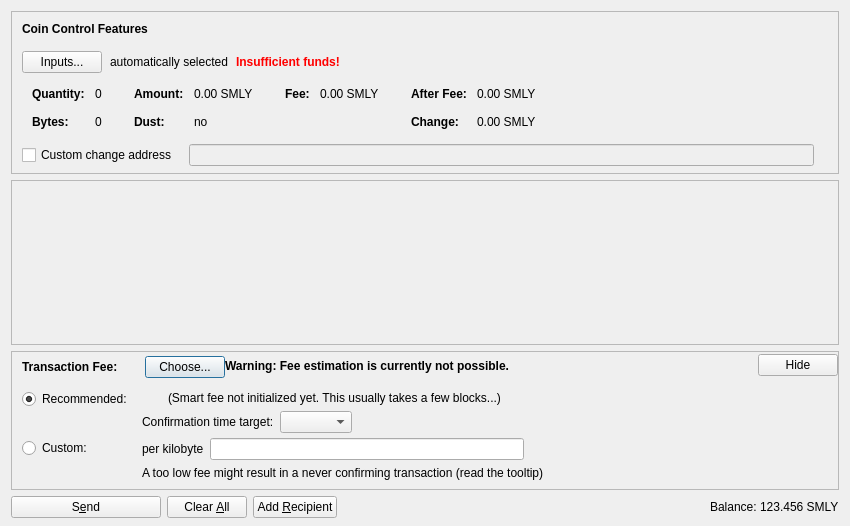
<?xml version="1.0" encoding="UTF-8"?>
<ui version="4.0">
 <class>SendCoinsDialog</class>
 <widget class="QDialog" name="SendCoinsDialog">
  <property name="geometry">
   <rect>
    <x>0</x>
    <y>0</y>
    <width>850</width>
    <height>526</height>
   </rect>
  </property>
  <property name="windowTitle">
   <string>Send Coins</string>
  </property>
  <layout class="QVBoxLayout" name="verticalLayout" stretch="0,1,0,0">
   <property name="bottomMargin">
    <number>8</number>
   </property>
   <item>
    <widget class="QFrame" name="frameCoinControl">
     <property name="sizePolicy">
      <sizepolicy hsizetype="Expanding" vsizetype="Expanding">
       <horstretch>0</horstretch>
       <verstretch>0</verstretch>
      </sizepolicy>
     </property>
     <property name="maximumSize">
      <size>
       <width>16777215</width>
       <height>16777215</height>
      </size>
     </property>
     <property name="frameShape">
      <enum>QFrame::StyledPanel</enum>
     </property>
     <property name="frameShadow">
      <enum>QFrame::Sunken</enum>
     </property>
     <layout class="QVBoxLayout" name="verticalLayoutCoinControl2">
      <property name="spacing">
       <number>0</number>
      </property>
      <property name="leftMargin">
       <number>0</number>
      </property>
      <property name="topMargin">
       <number>0</number>
      </property>
      <property name="rightMargin">
       <number>0</number>
      </property>
      <property name="bottomMargin">
       <number>6</number>
      </property>
      <item>
       <layout class="QVBoxLayout" name="verticalLayoutCoinControl" stretch="0,0,0,0,1">
        <property name="spacing">
         <number>0</number>
        </property>
        <property name="leftMargin">
         <number>10</number>
        </property>
        <property name="topMargin">
         <number>10</number>
        </property>
        <item>
         <layout class="QHBoxLayout" name="horizontalLayoutCoinControl1">
          <property name="bottomMargin">
           <number>15</number>
          </property>
          <item>
           <widget class="QLabel" name="labelCoinControlFeatures">
            <property name="sizePolicy">
             <sizepolicy hsizetype="Preferred" vsizetype="Maximum">
              <horstretch>0</horstretch>
              <verstretch>0</verstretch>
             </sizepolicy>
            </property>
            <property name="font">
             <font>
              <weight>75</weight>
              <bold>true</bold>
             </font>
            </property>
            <property name="styleSheet">
             <string notr="true">font-weight:bold;</string>
            </property>
            <property name="text">
             <string>Coin Control Features</string>
            </property>
           </widget>
          </item>
         </layout>
        </item>
        <item>
         <layout class="QHBoxLayout" name="horizontalLayoutCoinControl2" stretch="0,0,0,0">
          <property name="spacing">
           <number>8</number>
          </property>
          <property name="bottomMargin">
           <number>10</number>
          </property>
          <item>
           <widget class="QPushButton" name="pushButtonCoinControl">
            <property name="styleSheet">
             <string notr="true"/>
            </property>
            <property name="text">
             <string>Inputs...</string>
            </property>
            <property name="autoDefault">
             <bool>false</bool>
            </property>
           </widget>
          </item>
          <item>
           <widget class="QLabel" name="labelCoinControlAutomaticallySelected">
            <property name="text">
             <string>automatically selected</string>
            </property>
            <property name="margin">
             <number>5</number>
            </property>
           </widget>
          </item>
          <item>
           <widget class="QLabel" name="labelCoinControlInsuffFunds">
            <property name="font">
             <font>
              <weight>75</weight>
              <bold>true</bold>
             </font>
            </property>
            <property name="styleSheet">
             <string notr="true">color:red;font-weight:bold;</string>
            </property>
            <property name="text">
             <string>Insufficient funds!</string>
            </property>
            <property name="margin">
             <number>5</number>
            </property>
           </widget>
          </item>
          <item>
           <spacer name="horizontalSpacerCoinControl">
            <property name="orientation">
             <enum>Qt::Horizontal</enum>
            </property>
            <property name="sizeHint" stdset="0">
             <size>
              <width>40</width>
              <height>1</height>
             </size>
            </property>
           </spacer>
          </item>
         </layout>
        </item>
        <item>
         <widget class="QWidget" name="widgetCoinControl" native="true">
          <property name="sizePolicy">
           <sizepolicy hsizetype="Preferred" vsizetype="Preferred">
            <horstretch>0</horstretch>
            <verstretch>0</verstretch>
           </sizepolicy>
          </property>
          <property name="minimumSize">
           <size>
            <width>0</width>
            <height>0</height>
           </size>
          </property>
          <property name="styleSheet">
           <string notr="true"/>
          </property>
          <layout class="QHBoxLayout" name="horizontalLayoutCoinControl5">
           <property name="leftMargin">
            <number>0</number>
           </property>
           <property name="topMargin">
            <number>0</number>
           </property>
           <property name="rightMargin">
            <number>0</number>
           </property>
           <property name="bottomMargin">
            <number>0</number>
           </property>
           <item>
            <layout class="QHBoxLayout" name="horizontalLayoutCoinControl3" stretch="0,0,0,1">
             <property name="spacing">
              <number>20</number>
             </property>
             <property name="topMargin">
              <number>0</number>
             </property>
             <property name="bottomMargin">
              <number>10</number>
             </property>
             <item>
              <layout class="QFormLayout" name="formLayoutCoinControl1">
               <property name="horizontalSpacing">
                <number>10</number>
               </property>
               <property name="verticalSpacing">
                <number>14</number>
               </property>
               <property name="leftMargin">
                <number>10</number>
               </property>
               <property name="topMargin">
                <number>4</number>
               </property>
               <property name="rightMargin">
                <number>6</number>
               </property>
               <item row="0" column="0">
                <widget class="QLabel" name="labelCoinControlQuantityText">
                 <property name="font">
                  <font>
                   <weight>75</weight>
                   <bold>true</bold>
                  </font>
                 </property>
                 <property name="text">
                  <string>Quantity:</string>
                 </property>
                 <property name="margin">
                  <number>0</number>
                 </property>
                </widget>
               </item>
               <item row="0" column="1">
                <widget class="QLabel" name="labelCoinControlQuantity">
                 <property name="cursor">
                  <cursorShape>IBeamCursor</cursorShape>
                 </property>
                 <property name="contextMenuPolicy">
                  <enum>Qt::ActionsContextMenu</enum>
                 </property>
                 <property name="text">
                  <string notr="true">0</string>
                 </property>
                 <property name="margin">
                  <number>0</number>
                 </property>
                 <property name="textInteractionFlags">
                  <set>Qt::LinksAccessibleByMouse|Qt::TextSelectableByKeyboard|Qt::TextSelectableByMouse</set>
                 </property>
                </widget>
               </item>
               <item row="1" column="0">
                <widget class="QLabel" name="labelCoinControlBytesText">
                 <property name="font">
                  <font>
                   <weight>75</weight>
                   <bold>true</bold>
                  </font>
                 </property>
                 <property name="text">
                  <string>Bytes:</string>
                 </property>
                </widget>
               </item>
               <item row="1" column="1">
                <widget class="QLabel" name="labelCoinControlBytes">
                 <property name="cursor">
                  <cursorShape>IBeamCursor</cursorShape>
                 </property>
                 <property name="contextMenuPolicy">
                  <enum>Qt::ActionsContextMenu</enum>
                 </property>
                 <property name="text">
                  <string notr="true">0</string>
                 </property>
                 <property name="textInteractionFlags">
                  <set>Qt::LinksAccessibleByMouse|Qt::TextSelectableByKeyboard|Qt::TextSelectableByMouse</set>
                 </property>
                </widget>
               </item>
              </layout>
             </item>
             <item>
              <layout class="QFormLayout" name="formLayoutCoinControl2">
               <property name="horizontalSpacing">
                <number>10</number>
               </property>
               <property name="verticalSpacing">
                <number>14</number>
               </property>
               <property name="leftMargin">
                <number>6</number>
               </property>
               <property name="topMargin">
                <number>4</number>
               </property>
               <property name="rightMargin">
                <number>6</number>
               </property>
               <item row="0" column="0">
                <widget class="QLabel" name="labelCoinControlAmountText">
                 <property name="font">
                  <font>
                   <weight>75</weight>
                   <bold>true</bold>
                  </font>
                 </property>
                 <property name="text">
                  <string>Amount:</string>
                 </property>
                 <property name="margin">
                  <number>0</number>
                 </property>
                </widget>
               </item>
               <item row="0" column="1">
                <widget class="QLabel" name="labelCoinControlAmount">
                 <property name="cursor">
                  <cursorShape>IBeamCursor</cursorShape>
                 </property>
                 <property name="contextMenuPolicy">
                  <enum>Qt::ActionsContextMenu</enum>
                 </property>
                 <property name="text">
                  <string notr="true">0.00 SMLY</string>
                 </property>
                 <property name="textInteractionFlags">
                  <set>Qt::LinksAccessibleByMouse|Qt::TextSelectableByKeyboard|Qt::TextSelectableByMouse</set>
                 </property>
                </widget>
               </item>
               <item row="1" column="0">
                <widget class="QLabel" name="labelCoinControlLowOutputText">
                 <property name="font">
                  <font>
                   <weight>75</weight>
                   <bold>true</bold>
                  </font>
                 </property>
                 <property name="text">
                  <string>Dust:</string>
                 </property>
                </widget>
               </item>
               <item row="1" column="1">
                <widget class="QLabel" name="labelCoinControlLowOutput">
                 <property name="cursor">
                  <cursorShape>IBeamCursor</cursorShape>
                 </property>
                 <property name="contextMenuPolicy">
                  <enum>Qt::ActionsContextMenu</enum>
                 </property>
                 <property name="text">
                  <string notr="true">no</string>
                 </property>
                 <property name="textInteractionFlags">
                  <set>Qt::LinksAccessibleByMouse|Qt::TextSelectableByKeyboard|Qt::TextSelectableByMouse</set>
                 </property>
                </widget>
               </item>
              </layout>
             </item>
             <item>
              <layout class="QFormLayout" name="formLayoutCoinControl3">
               <property name="horizontalSpacing">
                <number>10</number>
               </property>
               <property name="verticalSpacing">
                <number>14</number>
               </property>
               <property name="leftMargin">
                <number>6</number>
               </property>
               <property name="topMargin">
                <number>4</number>
               </property>
               <property name="rightMargin">
                <number>6</number>
               </property>
               <item row="0" column="0">
                <widget class="QLabel" name="labelCoinControlFeeText">
                 <property name="font">
                  <font>
                   <weight>75</weight>
                   <bold>true</bold>
                  </font>
                 </property>
                 <property name="text">
                  <string>Fee:</string>
                 </property>
                 <property name="margin">
                  <number>0</number>
                 </property>
                </widget>
               </item>
               <item row="0" column="1">
                <widget class="QLabel" name="labelCoinControlFee">
                 <property name="cursor">
                  <cursorShape>IBeamCursor</cursorShape>
                 </property>
                 <property name="contextMenuPolicy">
                  <enum>Qt::ActionsContextMenu</enum>
                 </property>
                 <property name="text">
                  <string notr="true">0.00 SMLY</string>
                 </property>
                 <property name="textInteractionFlags">
                  <set>Qt::LinksAccessibleByMouse|Qt::TextSelectableByKeyboard|Qt::TextSelectableByMouse</set>
                 </property>
                </widget>
               </item>
              </layout>
             </item>
             <item>
              <layout class="QFormLayout" name="formLayoutCoinControl4">
               <property name="horizontalSpacing">
                <number>10</number>
               </property>
               <property name="verticalSpacing">
                <number>14</number>
               </property>
               <property name="leftMargin">
                <number>6</number>
               </property>
               <property name="topMargin">
                <number>4</number>
               </property>
               <property name="rightMargin">
                <number>6</number>
               </property>
               <item row="0" column="0">
                <widget class="QLabel" name="labelCoinControlAfterFeeText">
                 <property name="font">
                  <font>
                   <weight>75</weight>
                   <bold>true</bold>
                  </font>
                 </property>
                 <property name="text">
                  <string>After Fee:</string>
                 </property>
                 <property name="margin">
                  <number>0</number>
                 </property>
                </widget>
               </item>
               <item row="0" column="1">
                <widget class="QLabel" name="labelCoinControlAfterFee">
                 <property name="cursor">
                  <cursorShape>IBeamCursor</cursorShape>
                 </property>
                 <property name="contextMenuPolicy">
                  <enum>Qt::ActionsContextMenu</enum>
                 </property>
                 <property name="text">
                  <string notr="true">0.00 SMLY</string>
                 </property>
                 <property name="textInteractionFlags">
                  <set>Qt::LinksAccessibleByMouse|Qt::TextSelectableByKeyboard|Qt::TextSelectableByMouse</set>
                 </property>
                </widget>
               </item>
               <item row="1" column="0">
                <widget class="QLabel" name="labelCoinControlChangeText">
                 <property name="font">
                  <font>
                   <weight>75</weight>
                   <bold>true</bold>
                  </font>
                 </property>
                 <property name="text">
                  <string>Change:</string>
                 </property>
                </widget>
               </item>
               <item row="1" column="1">
                <widget class="QLabel" name="labelCoinControlChange">
                 <property name="cursor">
                  <cursorShape>IBeamCursor</cursorShape>
                 </property>
                 <property name="contextMenuPolicy">
                  <enum>Qt::ActionsContextMenu</enum>
                 </property>
                 <property name="text">
                  <string notr="true">0.00 SMLY</string>
                 </property>
                 <property name="textInteractionFlags">
                  <set>Qt::LinksAccessibleByMouse|Qt::TextSelectableByKeyboard|Qt::TextSelectableByMouse</set>
                 </property>
                </widget>
               </item>
              </layout>
             </item>
            </layout>
           </item>
          </layout>
         </widget>
        </item>
        <item>
         <layout class="QHBoxLayout" name="horizontalLayoutCoinControl4" stretch="0,0,0">
          <property name="spacing">
           <number>12</number>
          </property>
          <property name="sizeConstraint">
           <enum>QLayout::SetDefaultConstraint</enum>
          </property>
          <property name="topMargin">
           <number>5</number>
          </property>
          <property name="rightMargin">
           <number>5</number>
          </property>
          <item>
           <widget class="QCheckBox" name="checkBoxCoinControlChange">
            <property name="toolTip">
             <string>If this is activated, but the change address is empty or invalid, change will be sent to a newly generated address.</string>
            </property>
            <property name="text">
             <string>Custom change address</string>
            </property>
           </widget>
          </item>
          <item>
           <widget class="QValidatedLineEdit" name="lineEditCoinControlChange">
            <property name="enabled">
             <bool>false</bool>
            </property>
            <property name="sizePolicy">
             <sizepolicy hsizetype="Expanding" vsizetype="Fixed">
              <horstretch>0</horstretch>
              <verstretch>0</verstretch>
             </sizepolicy>
            </property>
           </widget>
          </item>
          <item>
           <widget class="QLabel" name="labelCoinControlChangeLabel">
            <property name="sizePolicy">
             <sizepolicy hsizetype="Preferred" vsizetype="Expanding">
              <horstretch>0</horstretch>
              <verstretch>0</verstretch>
             </sizepolicy>
            </property>
            <property name="minimumSize">
             <size>
              <width>0</width>
              <height>0</height>
             </size>
            </property>
            <property name="text">
             <string/>
            </property>
            <property name="margin">
             <number>3</number>
            </property>
           </widget>
          </item>
         </layout>
        </item>
        <item>
         <spacer name="verticalSpacerCoinControl">
          <property name="orientation">
           <enum>Qt::Vertical</enum>
          </property>
          <property name="sizeHint" stdset="0">
           <size>
            <width>800</width>
            <height>1</height>
           </size>
          </property>
         </spacer>
        </item>
       </layout>
      </item>
     </layout>
    </widget>
   </item>
   <item>
    <widget class="QScrollArea" name="scrollArea">
     <property name="widgetResizable">
      <bool>true</bool>
     </property>
     <widget class="QWidget" name="scrollAreaWidgetContents">
      <property name="geometry">
       <rect>
        <x>0</x>
        <y>0</y>
        <width>830</width>
        <height>104</height>
       </rect>
      </property>
      <layout class="QVBoxLayout" name="verticalLayout_2" stretch="0,1">
       <property name="leftMargin">
        <number>0</number>
       </property>
       <property name="topMargin">
        <number>0</number>
       </property>
       <property name="rightMargin">
        <number>0</number>
       </property>
       <property name="bottomMargin">
        <number>0</number>
       </property>
       <item>
        <layout class="QVBoxLayout" name="entries">
         <property name="spacing">
          <number>6</number>
         </property>
        </layout>
       </item>
       <item>
        <spacer name="verticalSpacer">
         <property name="orientation">
          <enum>Qt::Vertical</enum>
         </property>
         <property name="sizeHint" stdset="0">
          <size>
           <width>20</width>
           <height>40</height>
          </size>
         </property>
        </spacer>
       </item>
      </layout>
     </widget>
    </widget>
   </item>
   <item>
    <widget class="QFrame" name="frameFee">
     <property name="sizePolicy">
      <sizepolicy hsizetype="Expanding" vsizetype="Expanding">
       <horstretch>0</horstretch>
       <verstretch>0</verstretch>
      </sizepolicy>
     </property>
     <property name="maximumSize">
      <size>
       <width>16777215</width>
       <height>16777215</height>
      </size>
     </property>
     <property name="frameShape">
      <enum>QFrame::StyledPanel</enum>
     </property>
     <property name="frameShadow">
      <enum>QFrame::Sunken</enum>
     </property>
     <layout class="QVBoxLayout" name="verticalLayoutFee1">
      <property name="spacing">
       <number>0</number>
      </property>
      <property name="leftMargin">
       <number>0</number>
      </property>
      <property name="topMargin">
       <number>0</number>
      </property>
      <property name="rightMargin">
       <number>0</number>
      </property>
      <property name="bottomMargin">
       <number>0</number>
      </property>
      <item>
       <layout class="QVBoxLayout" name="verticalLayoutFee2" stretch="0,0,0">
        <property name="spacing">
         <number>0</number>
        </property>
        <property name="leftMargin">
         <number>10</number>
        </property>
        <property name="topMargin">
         <number>0</number>
        </property>
        <item>
         <layout class="QHBoxLayout" name="horizontalLayoutFee1">
          <property name="bottomMargin">
           <number>0</number>
          </property>
          <item>
           <layout class="QVBoxLayout" name="verticalLayoutFee7">
            <property name="spacing">
             <number>0</number>
            </property>
            <item>
             <spacer name="verticalSpacerSmartFee">
              <property name="orientation">
               <enum>Qt::Vertical</enum>
              </property>
              <property name="sizeType">
               <enum>QSizePolicy::Fixed</enum>
              </property>
              <property name="sizeHint" stdset="0">
               <size>
                <width>1</width>
                <height>4</height>
               </size>
              </property>
             </spacer>
            </item>
            <item>
             <layout class="QHBoxLayout" name="horizontalLayoutSmartFee">
              <property name="spacing">
               <number>10</number>
              </property>
              <item>
               <widget class="QLabel" name="labelFeeHeadline">
                <property name="sizePolicy">
                 <sizepolicy hsizetype="Preferred" vsizetype="Maximum">
                  <horstretch>0</horstretch>
                  <verstretch>0</verstretch>
                 </sizepolicy>
                </property>
                <property name="font">
                 <font>
                  <weight>75</weight>
                  <bold>true</bold>
                 </font>
                </property>
                <property name="styleSheet">
                 <string notr="true">font-weight:bold;</string>
                </property>
                <property name="text">
                 <string>Transaction Fee:</string>
                </property>
               </widget>
              </item>
              <item>
               <widget class="QLabel" name="labelFeeMinimized">
                <property name="text">
                 <string/>
                </property>
               </widget>
              </item>
              <item>
               <widget class="QPushButton" name="buttonChooseFee">
                <property name="text">
                 <string>Choose...</string>
                </property>
               </widget>
              </item>
             </layout>
            </item>
            <item>
             <spacer name="verticalSpacer_5">
              <property name="orientation">
               <enum>Qt::Vertical</enum>
              </property>
              <property name="sizeHint" stdset="0">
               <size>
                <width>1</width>
                <height>1</height>
               </size>
              </property>
             </spacer>
            </item>
           </layout>
          </item>
          <item>
           <widget class="QLabel" name="fallbackFeeWarningLabel">
            <property name="toolTip">
             <string>Using the fallbackfee can result in sending a transaction that will take several hours or days (or never) to confirm. Consider choosing your fee manually or wait until you have validated the complete chain.</string>
            </property>
            <property name="font">
            <font>
                <weight>75</weight>
                <bold>true</bold>
            </font>
            </property>
            <property name="text">
             <string>Warning: Fee estimation is currently not possible.</string>
            </property>
            <property name="wordWrap">
             <bool>false</bool>
            </property>
           </widget>
          </item>
          <item>
           <spacer name="horizontalSpacer_4">
            <property name="orientation">
             <enum>Qt::Horizontal</enum>
            </property>
            <property name="sizeType">
             <enum>QSizePolicy::MinimumExpanding</enum>
            </property>
            <property name="sizeHint" stdset="0">
             <size>
              <width>40</width>
              <height>20</height>
             </size>
            </property>
           </spacer>
          </item>
          <item>
           <widget class="QPushButton" name="buttonMinimizeFee">
            <property name="toolTip">
             <string>collapse fee-settings</string>
            </property>
            <property name="text">
             <string>Hide</string>
            </property>
           </widget>
          </item>
         </layout>
        </item>
        <item>
         <widget class="QFrame" name="frameFeeSelection">
          <layout class="QVBoxLayout" name="verticalLayoutFee12">
           <property name="spacing">
            <number>0</number>
           </property>
           <property name="leftMargin">
            <number>0</number>
           </property>
           <property name="topMargin">
            <number>0</number>
           </property>
           <property name="rightMargin">
            <number>0</number>
           </property>
           <property name="bottomMargin">
            <number>0</number>
           </property>
           <item>
            <layout class="QGridLayout" name="gridLayoutFee">
             <property name="topMargin">
              <number>10</number>
             </property>
             <property name="bottomMargin">
              <number>4</number>
             </property>
             <property name="horizontalSpacing">
              <number>10</number>
             </property>
             <property name="verticalSpacing">
              <number>4</number>
             </property>
             <item row="1" column="1">
              <layout class="QVBoxLayout" name="verticalLayoutFee8">
               <property name="spacing">
                <number>6</number>
               </property>
               <item>
                <layout class="QHBoxLayout" name="horizontalLayoutFee13">
                 <item>
                  <widget class="QLabel" name="labelCustomPerKilobyte">
                   <property name="toolTip">
                    <string>Specify a custom fee per kB (1,000 bytes) of the transaction's virtual size.

Note:  Since the fee is calculated on a per-byte basis, a fee of "100 satoshis per kB" for a transaction size of 500 bytes (half of 1 kB) would ultimately yield a fee of only 50 satoshis.</string>
                   </property>
                   <property name="text">
                    <string>per kilobyte</string>
                   </property>
                  </widget>
                 </item>
                 <item>
                  <widget class="BitcoinAmountField" name="customFee"/>
                 </item>
                 <item>
                  <spacer name="horizontalSpacer_6">
                   <property name="orientation">
                    <enum>Qt::Horizontal</enum>
                   </property>
                   <property name="sizeHint" stdset="0">
                    <size>
                     <width>1</width>
                     <height>1</height>
                    </size>
                   </property>
                  </spacer>
                 </item>
                </layout>
               </item>
               <item>
                <layout class="QHBoxLayout" name="horizontalLayoutFee8">
                 <item>
                  <widget class="QLabel" name="labelCustomFeeWarning">
                   <property name="enabled">
                    <bool>true</bool>
                   </property>
                   <property name="toolTip">
                    <string>When there is less transaction volume than space in the blocks, miners as well as relaying nodes may enforce a minimum fee. Paying only this minimum fee is just fine, but be aware that this can result in a never confirming transaction once there is more demand for smileycoin transactions than the network can process.</string>
                   </property>
                   <property name="text">
                    <string>A too low fee might result in a never confirming transaction (read the tooltip)</string>
                   </property>
                  </widget>
                 </item>
                 <item>
                  <spacer name="horizontalSpacer_2">
                   <property name="orientation">
                    <enum>Qt::Horizontal</enum>
                   </property>
                   <property name="sizeHint" stdset="0">
                    <size>
                     <width>1</width>
                     <height>1</height>
                    </size>
                   </property>
                  </spacer>
                 </item>
                </layout>
               </item>
              </layout>
             </item>
             <item row="0" column="0">
              <layout class="QVBoxLayout" name="verticalLayoutFee4" stretch="0,1">
               <item>
                <widget class="QRadioButton" name="radioSmartFee">
                 <property name="text">
                  <string>Recommended:</string>
                 </property>
                 <property name="checked">
                  <bool>true</bool>
                 </property>
                 <attribute name="buttonGroup">
                  <string notr="true">groupFee</string>
                 </attribute>
                </widget>
               </item>
               <item>
                <spacer name="verticalSpacer_2">
                 <property name="orientation">
                  <enum>Qt::Vertical</enum>
                 </property>
                 <property name="sizeHint" stdset="0">
                  <size>
                   <width>1</width>
                   <height>1</height>
                  </size>
                 </property>
                </spacer>
               </item>
              </layout>
             </item>
             <item row="1" column="0">
              <layout class="QVBoxLayout" name="verticalLayoutFee9" stretch="0,1">
               <item>
                <widget class="QRadioButton" name="radioCustomFee">
                 <property name="text">
                  <string>Custom:</string>
                 </property>
                 <attribute name="buttonGroup">
                  <string notr="true">groupFee</string>
                 </attribute>
                </widget>
               </item>
               <item>
                <spacer name="verticalSpacer_6">
                 <property name="orientation">
                  <enum>Qt::Vertical</enum>
                 </property>
                 <property name="sizeHint" stdset="0">
                  <size>
                   <width>1</width>
                   <height>1</height>
                  </size>
                 </property>
                </spacer>
               </item>
              </layout>
             </item>
             <item row="0" column="1">
              <layout class="QVBoxLayout" name="verticalLayoutFee3" stretch="0,0,1">
               <property name="spacing">
                <number>6</number>
               </property>
               <property name="topMargin">
                <number>2</number>
               </property>
               <item>
                <layout class="QHBoxLayout" name="horizontalLayoutFee12">
                 <item>
                  <widget class="QLabel" name="labelSmartFee">
                   <property name="text">
                    <string/>
                   </property>
                  </widget>
                 </item>
                 <item>
                  <widget class="QLabel" name="labelFeeEstimation">
                   <property name="text">
                    <string/>
                   </property>
                  </widget>
                 </item>
                 <item>
                  <widget class="QLabel" name="labelSmartFee2">
                   <property name="text">
                    <string>(Smart fee not initialized yet. This usually takes a few blocks...)</string>
                   </property>
                  </widget>
                 </item>
                 <item>
                  <spacer name="horizontalSpacer_5">
                   <property name="orientation">
                    <enum>Qt::Horizontal</enum>
                   </property>
                   <property name="sizeHint" stdset="0">
                    <size>
                     <width>1</width>
                     <height>1</height>
                    </size>
                   </property>
                  </spacer>
                 </item>
                </layout>
               </item>
               <item>
                <layout class="QHBoxLayout" name="horizontalLayoutFee9">
                 <item>
                  <layout class="QVBoxLayout" name="verticalLayoutFee6">
                   <item>
                    <widget class="QLabel" name="labelSmartFee3">
                     <property name="text">
                      <string>Confirmation time target:</string>
                     </property>
                    </widget>
                   </item>
                  </layout>
                 </item>
                 <item>
                  <layout class="QVBoxLayout" name="verticalLayoutFee5">
                   <property name="rightMargin">
                    <number>30</number>
                   </property>
                   <item>
                    <layout class="QHBoxLayout" name="horizontalLayoutConfTarget">
                     <property name="bottomMargin">
                      <number>0</number>
                     </property>
                     <item>
                      <widget class="QComboBox" name="confTargetSelector"/>
                     </item>
                     <item>
                      <spacer name="horizontalSpacerConfTarget">
                       <property name="orientation">
                        <enum>Qt::Horizontal</enum>
                       </property>
                       <property name="sizeHint" stdset="0">
                        <size>
                         <width>40</width>
                         <height>20</height>
                        </size>
                       </property>
                      </spacer>
                     </item>
                    </layout>
                   </item>
                  </layout>
                 </item>
                </layout>
               </item>
               <item>
                <spacer name="verticalSpacer_4">
                 <property name="orientation">
                  <enum>Qt::Vertical</enum>
                 </property>
                 <property name="sizeHint" stdset="0">
                  <size>
                   <width>1</width>
                   <height>1</height>
                  </size>
                 </property>
                </spacer>
               </item>
              </layout>
             </item>
            </layout>
           </item>
          </layout>
         </widget>
        </item>
        <item>
         <spacer name="verticalSpacerFee">
          <property name="orientation">
           <enum>Qt::Vertical</enum>
          </property>
          <property name="sizeHint" stdset="0">
           <size>
            <width>40</width>
            <height>5</height>
           </size>
          </property>
         </spacer>
        </item>
       </layout>
      </item>
     </layout>
    </widget>
   </item>
   <item>
    <layout class="QHBoxLayout" name="horizontalLayout">
     <item>
      <widget class="QPushButton" name="sendButton">
       <property name="minimumSize">
        <size>
         <width>150</width>
         <height>0</height>
        </size>
       </property>
       <property name="toolTip">
        <string>Confirm the send action</string>
       </property>
       <property name="text">
        <string>S&amp;end</string>
       </property>
       <property name="icon">
        <iconset resource="../bitcoin.qrc">
         <normaloff>:/icons/send</normaloff>:/icons/send</iconset>
       </property>
       <property name="autoDefault">
        <bool>false</bool>
       </property>
       <property name="default">
        <bool>false</bool>
       </property>
      </widget>
     </item>
     <item>
      <widget class="QPushButton" name="clearButton">
       <property name="sizePolicy">
        <sizepolicy hsizetype="Minimum" vsizetype="Fixed">
         <horstretch>0</horstretch>
         <verstretch>0</verstretch>
        </sizepolicy>
       </property>
       <property name="toolTip">
        <string>Clear all fields of the form.</string>
       </property>
       <property name="text">
        <string>Clear &amp;All</string>
       </property>
       <property name="icon">
        <iconset resource="../bitcoin.qrc">
         <normaloff>:/icons/remove</normaloff>:/icons/remove</iconset>
       </property>
       <property name="autoDefault">
        <bool>false</bool>
       </property>
      </widget>
     </item>
     <item>
      <widget class="QPushButton" name="addButton">
       <property name="toolTip">
        <string>Send to multiple recipients at once</string>
       </property>
       <property name="text">
        <string>Add &amp;Recipient</string>
       </property>
       <property name="icon">
        <iconset resource="../bitcoin.qrc">
         <normaloff>:/icons/add</normaloff>:/icons/add</iconset>
       </property>
       <property name="autoDefault">
        <bool>false</bool>
       </property>
      </widget>
     </item>
     <item>
      <spacer name="horizontalSpacer">
       <property name="orientation">
        <enum>Qt::Horizontal</enum>
       </property>
       <property name="sizeHint" stdset="0">
        <size>
         <width>40</width>
         <height>20</height>
        </size>
       </property>
      </spacer>
     </item>
     <item>
      <layout class="QHBoxLayout" name="horizontalLayout_2">
       <property name="spacing">
        <number>3</number>
       </property>
       <item>
        <widget class="QLabel" name="label">
         <property name="sizePolicy">
          <sizepolicy hsizetype="Preferred" vsizetype="Fixed">
           <horstretch>0</horstretch>
           <verstretch>0</verstretch>
          </sizepolicy>
         </property>
         <property name="text">
          <string>Balance:</string>
         </property>
        </widget>
       </item>
       <item>
        <widget class="QLabel" name="labelBalance">
         <property name="sizePolicy">
          <sizepolicy hsizetype="Preferred" vsizetype="Fixed">
           <horstretch>0</horstretch>
           <verstretch>0</verstretch>
          </sizepolicy>
         </property>
         <property name="cursor">
          <cursorShape>IBeamCursor</cursorShape>
         </property>
         <property name="text">
          <string notr="true">123.456 SMLY</string>
         </property>
         <property name="textInteractionFlags">
          <set>Qt::LinksAccessibleByMouse|Qt::TextSelectableByKeyboard|Qt::TextSelectableByMouse</set>
         </property>
        </widget>
       </item>
      </layout>
     </item>
    </layout>
   </item>
  </layout>
 </widget>
 <customwidgets>
  <customwidget>
   <class>QValidatedLineEdit</class>
   <extends>QLineEdit</extends>
   <header>qt/qvalidatedlineedit.h</header>
  </customwidget>
  <customwidget>
   <class>BitcoinAmountField</class>
   <extends>QLineEdit</extends>
   <header>qt/bitcoinamountfield.h</header>
   <container>1</container>
  </customwidget>
 </customwidgets>
 <resources>
  <include location="../bitcoin.qrc"/>
 </resources>
 <connections/>
 <buttongroups>
  <buttongroup name="groupFee"/>
 </buttongroups>
</ui>
